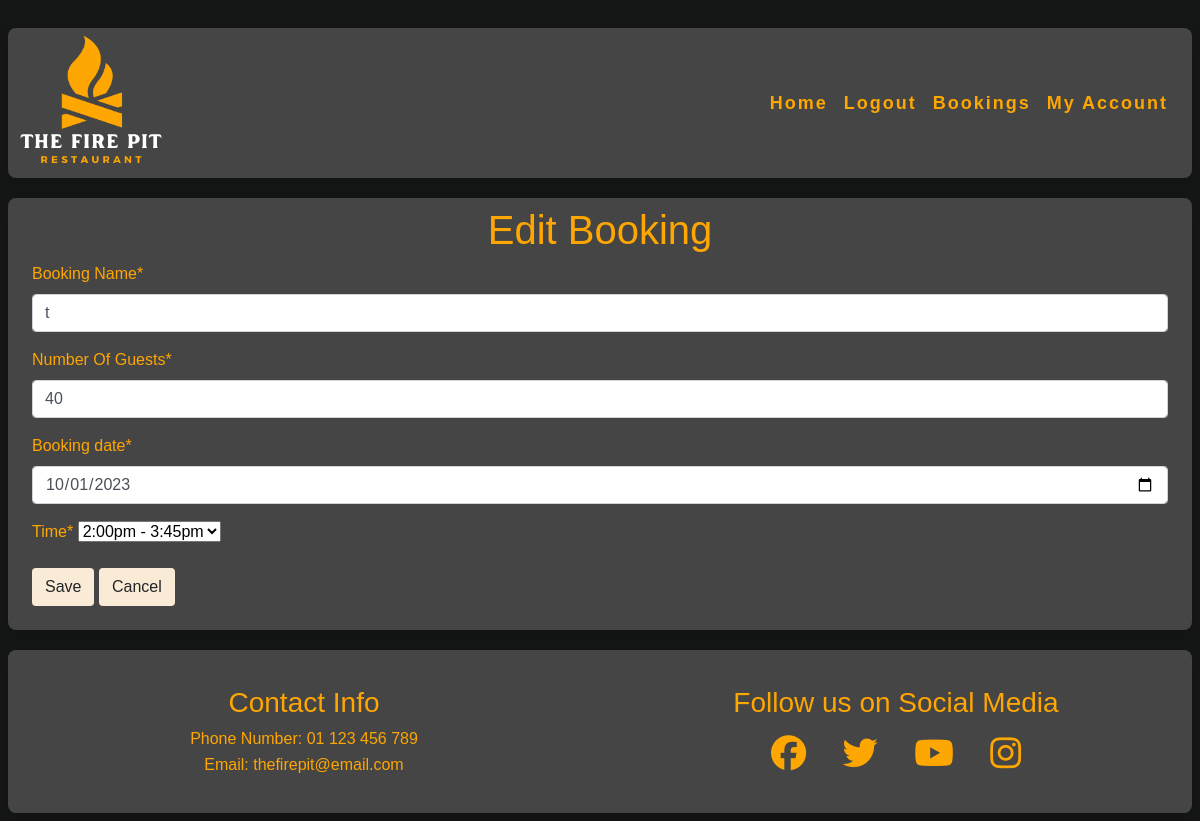
Page /booking/edit_booking/18 (signed in) on the earlier database version.
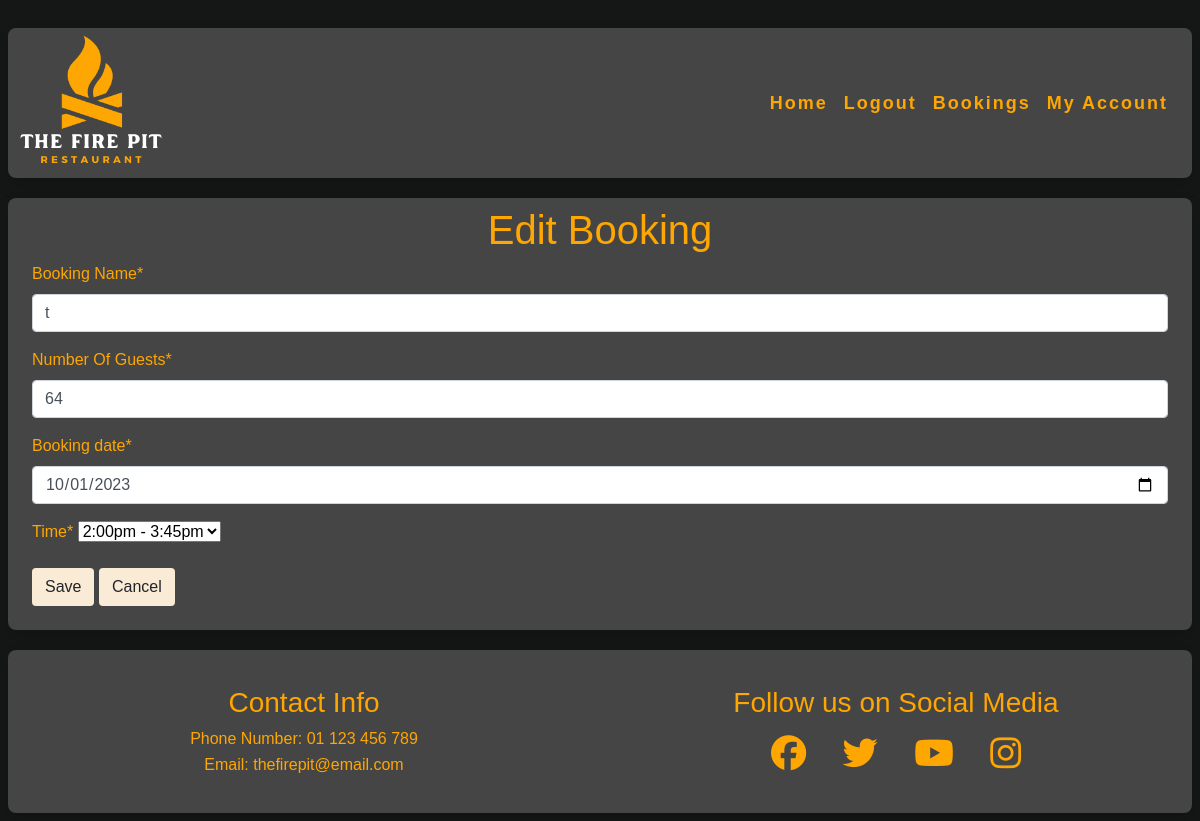
Same page on the later database version.
### booking/models.py (models this page shows, shortened)
class Booking(models.Model):
    customer = models.ForeignKey(
        User, on_delete=models.CASCADE, related_name="customer")
    booking_name = models.CharField(max_length=25)
    tables_needed_small = models.IntegerField(default=0)
    tables_needed_medium = models.IntegerField(default=0)
    tables_needed_large = models.IntegerField(default=0)
    guest_count = models.IntegerField(default=2)
    booking_date = models.DateField()
    booking_time = models.IntegerField(choices=TIME_SLOTS, default=1)
    class Meta:
        ordering = ['booking_date', 'booking_time']

### booking/views.py (the view, shortened to what this page needs)
# urls.py: path('edit_booking/<slug:pk>',
class edit_booking(LoginRequiredMixin, UserPassesTestMixin, UpdateView):
    form_class = BookingForm
    template_name = 'booking/edit_booking.html'
    success_url = "/"
    model = Booking
    def test_func(self):
        if self.request.user.is_staff:
            return True
        else:
            return self.request.user == self.get_object().customer

### booking/forms.py (shortened to what this page needs)
class BookingForm(forms.ModelForm):
    booking_date = forms.DateField(widget=forms.TextInput(
                                   attrs={'type': 'date'}),
                                   required=True)
    class Meta:
        model = Booking
        fields = [
            'booking_name', 'guest_count', 'booking_date', 'booking_time',
            ]
        labels = {
            'booking_name': 'Booking Name',
            'guest_count': 'Number Of Guests',
            'booking_date': 'Date',
            'booking_time': 'Time',
        }
    def __init__(self, *args, **kwargs):
        super().__init__(*args, **kwargs)
        self.fields['booking_date'].widget.attrs['class'] = 'datepicker'
        self.fields['booking_date'].widget.attrs['autocomplete'] = 'off'

### booking/templates/booking/edit_booking.html (shortened to what this page needs)
{% extends "base.html" %}
{% load static %}
{% load crispy_forms_tags %}
{% block content %}
<div class="m-3">
    <form method="POST" action="{% url 'edit_booking' booking.id %}" class="form mb-2 p-2 form-style" enctype="multipart/form-data">
        <h1 class="text-center">Edit Booking</h1>
        {{ form|crispy }}
        <button type="submit" class="btn button-style mb-3">Save</button>
        <a class="btn button-style mb-3" href="{% url 'booking_home' %}">Cancel</a>
    </form>
</div>
{% endblock %}

Differences in the rows shown:
changed Booking "2:00pm - 3:45pm": guest_count "40" → "64"
